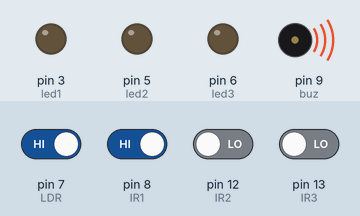
A sketch run on a simulated Arduino Uno, built with avr-gcc and run on an emulated ATmega328P. Shown: output pins drawn as LEDs (lit = HIGH), buzzer (waves = sounding, pin HIGH). The inputs (shaded band) are chosen by the test bench; at power-on: pin 7 (LDR), pin 8 (IR1) HIGH, pin 12 (IR2), pin 13 (IR3) LOW.

Above: at 1.2 s.
1.3 s: pin 12 (IR2) driven HIGH
At 1.8 s:
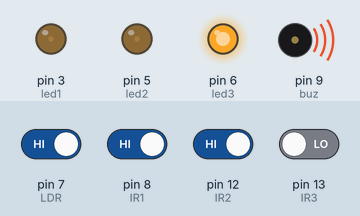
4.3 s: pin 13 (IR3) driven HIGH
At 5.5 s:
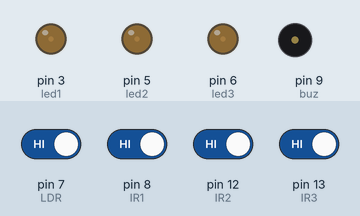
5.8 s: pin 8 (IR1) driven LOW
At 8.4 s:
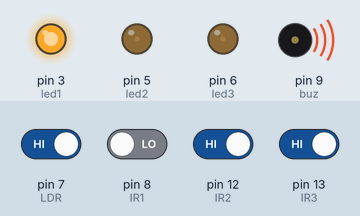
8.8 s: pin 8 (IR1) driven HIGH
At 9.1 s:
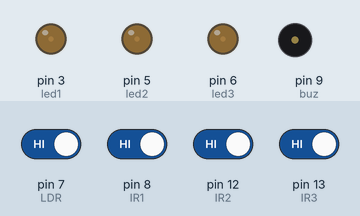
10.3 s: pin 7 (LDR) driven LOW
At 11.4 s:
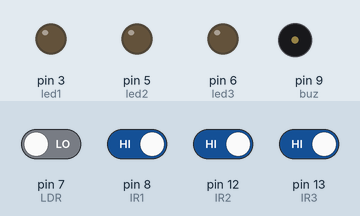
11.8 s: pin 7 (LDR) driven HIGH
At 12.5 s:
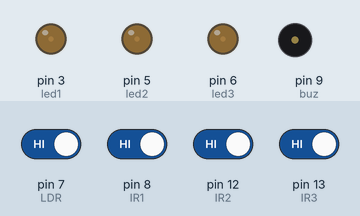
Timing chart, 0 to 14.3 s (numbered marks = the images above; inputs shaded):
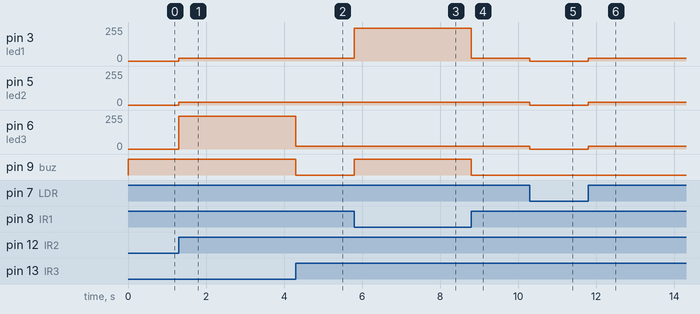

Measured:
- after the input at 1.3 s, pin 3 (led1), pin 5 (led2): 0/255 → 20/255 at once; pin 6 (led3): 0/255 → 244/255 at once
- after the input at 4.3 s, pin 6 (led3): 244/255 → 20/255 at once; pin 9 (buz): HIGH → LOW at once
- after the input at 5.8 s, pin 3 (led1): 20/255 → 244/255 at once; pin 9 (buz): LOW → HIGH at once
- after the input at 8.8 s, pin 3 (led1): 244/255 → 20/255 at once; pin 9 (buz): HIGH → LOW at once
- after the input at 10.3 s, pin 3 (led1), pin 5 (led2), pin 6 (led3): 20/255 → 0/255 at once
- after the input at 11.8 s, pin 3 (led1), pin 5 (led2), pin 6 (led3): 0/255 → 20/255 at once

The sketch:

Source_Code.ino
```cpp
int IR1 = 8;
int IR2 = 12;
int IR3 = 13;
int LDR = 7;
int led1 = 3;
int led2 = 5;
int led3 = 6;
int buz = 9;
int val1;
int val2;
int val3;
int val4;
int val5;
unsigned long buzzerEndTime = 0; // to keep track of when to stop the buzzer

void setup()
{
    pinMode(IR1, INPUT);
    pinMode(IR2, INPUT);
    pinMode(IR3, INPUT);
    pinMode(LDR, INPUT);
    pinMode(led1, OUTPUT);
    pinMode(led2, OUTPUT);
    pinMode(led3, OUTPUT);
    pinMode(buz, OUTPUT);
}

void loop()
{
    val1 = digitalRead(IR1);
    val2 = digitalRead(IR2);
    val3 = digitalRead(IR3);
    val4 = digitalRead(LDR);
    val5 = digitalRead(buz);
    if ((val1 == 0 || val2 == 0 || val3 == 0) && millis() > buzzerEndTime) {
        digitalWrite(buz, HIGH); // start the buzzer
        buzzerEndTime = millis() + 10; // set the time to stop the buzzer
    }

    if (millis() > buzzerEndTime) {
        digitalWrite(buz, LOW); // stop the buzzer if the time has come
    }

   if (val1 == 1 && val4 == 0 && val2 == 1 && val3 == 1)
    {
        digitalWrite(3, LOW);
        digitalWrite(5, LOW);
        digitalWrite(6, LOW);
    }
    else if (val1 == 1 && val4 == 1 && val2 == 1 && val3 == 1)
    {
        analogWrite(3, 20);
        analogWrite(5, 20);
        analogWrite(6, 20);
    }

    else if (val1 == 0 && val4 == 1 && val2 == 1 && val3 == 1)
    {
        analogWrite(3, 500);
        analogWrite(5, 20);
        analogWrite(6, 20);
    }
    else if (val1 == 1 && val4 == 1 && val2 == 0 && val3 == 1)
    {
        analogWrite(3, 20);
        analogWrite(5, 500);
        analogWrite(6, 20);
    }
    else if (val1 == 1 && val4 == 1 && val2 == 1 && val3 == 0)
    {
        analogWrite(3, 20);
        analogWrite(5, 20);
        analogWrite(6, 500);
    }
    }
```
